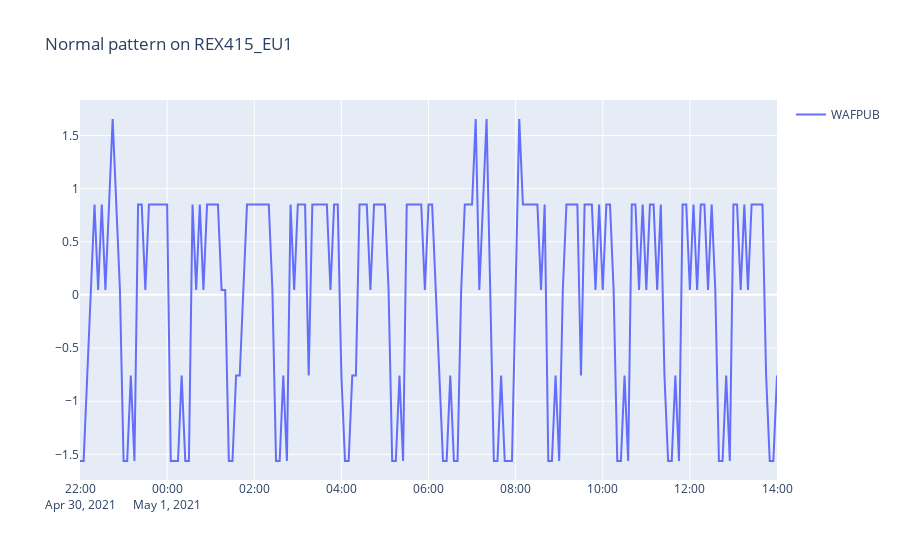

Notebook source saved alongside this figure:
### Code cell
fig = go.Figure()
fig.add_trace(go.Scatter(x=train.index, y=train['WAFPUB'], name='WAFPUB '))
fig.update_layout(showlegend=True, title='Normal pattern on {}'.format(tool_name))
# fig.write_html("REX415_EU1_normal.html")
fig.show()

### Figure 1 — Plotly figure (JSON) as saved in the notebook; plotly's stock layout.template omitted (floating-point values rounded to 4 significant figures; data arrays with more than 128 entries replaced by an {"elided": "..."} marker saying what was removed)
{"data": [{"name": "WAFPUB ", "type": "scatter", "x": {"elided": "193 str values"}, "y": {"elided": "193 float values"}}], "layout": {"showlegend": true, "title": {"text": "Normal pattern on REX415_EU1"}}}
